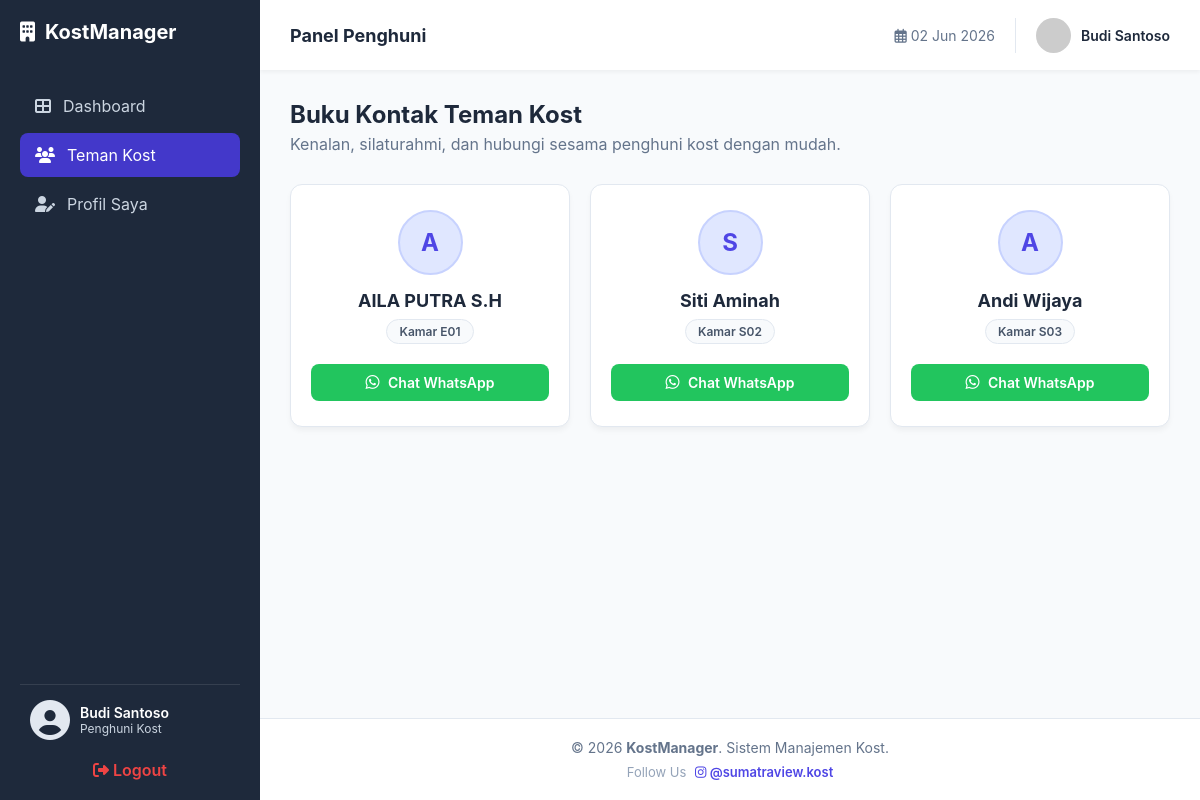
The app's page /teman_kost.php (signed in) with its own data.
### tables this page shows
CREATE TABLE `penghuni` (
  `id_penghuni` int(11) NOT NULL,
  `nama_lengkap` varchar(100) NOT NULL,
  `no_hp` varchar(15) DEFAULT NULL,
  `email` varchar(100) DEFAULT NULL,
  `nik` varchar(20) DEFAULT NULL,
  `id_user` int(11) DEFAULT NULL,
  `id_kamar` int(11) DEFAULT NULL,
  `tgl_masuk` date DEFAULT NULL,
  `foto_ktp` varchar(255) DEFAULT NULL,
  `catatan` text DEFAULT NULL,
  `jatuh_tempo` date DEFAULT NULL,
  `status_pembayaran` enum('Lunas','Belum Bayar') DEFAULT 'Belum Bayar',
  `status_penyewa` enum('Aktif','Selesai') DEFAULT 'Aktif'
);

CREATE TABLE `kamar` (
  `id_kamar` int(11) NOT NULL,
  `nomor_kamar` varchar(10) NOT NULL,
  `tipe_kamar` varchar(50) DEFAULT NULL,
  `ukuran` varchar(20) DEFAULT NULL,
  `harga_per_bulan` decimal(10,2) NOT NULL,
  `deposit` int(11) DEFAULT NULL,
  `status` enum('Tersedia','Terisi') DEFAULT 'Tersedia',
  `listrik_termasuk` tinyint(1) DEFAULT 0,
  `air_termasuk` tinyint(1) DEFAULT 0,
  `foto_kamar` varchar(255) DEFAULT NULL
);

### teman_kost.php (the view, shortened to what this page needs)
<?php
require 'koneksi.php';
$nama_login = isset($_SESSION['nama_lengkap']) ? $_SESSION['nama_lengkap'] : 'Penyewa';
$id_penghuni_saya = isset($_SESSION['id_penghuni']) ? $_SESSION['id_penghuni'] : 0;
$sql = "SELECT p.nama_lengkap, p.no_hp, k.nomor_kamar
        FROM penghuni p
        LEFT JOIN kamar k ON p.id_kamar = k.id_kamar
        WHERE p.status_penyewa = 'Aktif' AND p.id_penghuni != '$id_penghuni_saya'
        ORDER BY k.nomor_kamar ASC";
$result = mysqli_query($conn, $sql);
?>
<!DOCTYPE html>
<html lang="id">
<head>
    <link rel="stylesheet" href="style.css">
    <link rel="stylesheet" href="https://cdnjs.cloudflare.com/ajax/libs/font-awesome/6.4.0/css/all.min.css">
</head>
<body>
    <?php include 'includes/user_sidebar.php'; ?>
    <div class="main-wrapper">
        <?php include 'includes/user_header.php'; ?>
        <main class="main-content">
            <div style="margin-bottom: 30px;">
                <h1 style="margin: 0; font-size: 24px; color: #1e293b;">Buku Kontak Teman Kost</h1>
                <p style="color: #64748b; margin-top: 5px;">Kenalan, silaturahmi, dan hubungi sesama penghuni kost dengan mudah.</p>
            </div>
            <div class="contact-grid">
                <?php if(mysqli_num_rows($result) > 0): ?>
                    <?php while($row = mysqli_fetch_assoc($result)):
                        $no_wa = preg_replace('/^0/', '62', trim($row['no_hp']));
                        $no_wa = preg_replace('/\D/', '', $no_wa);
                        $inisial = strtoupper(substr($row['nama_lengkap'], 0, 1));
                    ?>
                        <div class="contact-card">
                            <div class="avatar"><?= $inisial ?></div>
                            <h3 style="margin: 0; font-size: 18px; color: #1e293b;"><?= htmlspecialchars($row['nama_lengkap']) ?></h3>
                            <span style="display:inline-block; margin-top: 8px; background: #f8fafc; border: 1px solid #e2e8f0; padding: 4px 12px; border-radius: 20px; font-size: 12px; color: #475569; font-weight: 600;">
                                <?= $row['nomor_kamar'] ? 'Kamar ' . htmlspecialchars($row['nomor_kamar']) : 'Belum Pilih Kamar' ?>
                            </span>
                            <a href="https://wa.me/<?= $no_wa ?>?text=Halo%20<?= urlencode($row['nama_lengkap']) ?>,%20salam%20kenal%20ya!%20Aku%20<?= urlencode($nama_login) ?>%20dari%20KostManager." target="_blank" class="btn-wa">
                                <i class="fab fa-whatsapp" style="font-size: 16px; margin-right: 5px;"></i> Chat WhatsApp
                            </a>
                        </div>
                    <?php endwhile; ?>
                <?php endif; ?>
            </div>
        </main>
        <?php include 'includes/user_footer.php'; ?>
    </div>
</body>
</html>

### style.css (style rules this page uses)
* { margin: 0; padding: 0; box-sizing: border-box; font-family: 'Inter', sans-serif; }
body { display: flex; background-color: #f8f9fa; min-height: 100vh; }
.main-content { flex: 1; padding: 30px; }

### teman_kost.php (style rules this page uses)
:root { --sidebar-width: 260px; --navbar-height: 70px; --primary-dark: #1e293b; }
body { margin: 0; display: flex; background-color: #f8fafc; font-family: 'Inter', sans-serif; }
.main-wrapper { flex: 1; margin-left: var(--sidebar-width); display: flex; flex-direction: column; min-height: 100vh; }
.main-content { padding: 30px; flex: 1; }
.contact-grid { display: grid; grid-template-columns: repeat(auto-fill, minmax(240px, 1fr)); gap: 20px; }
.contact-card { background: white; border-radius: 12px; padding: 25px 20px; border: 1px solid #e2e8f0; text-align: center; transition: 0.3s; box-shadow: 0 4px 6px -1px rgba(0,0,0,0.05); }
.avatar { width: 65px; height: 65px; background: #e0e7ff; color: #4f46e5; border-radius: 50%; display: flex; align-items: center; justify-content: center; margin: 0 auto 15px; font-size: 24px; font-weight: bold; border: 2px solid #c7d2fe; }
.btn-wa { background: #22c55e; color: white; text-decoration: none; padding: 10px; border-radius: 8px; display: block; margin-top: 20px; font-weight: 600; font-size: 14px; transition: 0.3s; }

### records on screen
penghuni: nama_lengkap "A", nama_lengkap "AILA PUTRA S.H", id_kamar.nomor_kamar "E01"
penghuni: nama_lengkap "S", nama_lengkap "Siti Aminah", id_kamar.nomor_kamar "S02"
penghuni: nama_lengkap "A", nama_lengkap "Andi Wijaya", id_kamar.nomor_kamar "S03"

### other values on screen
$_SESSION['nama_lengkap'] "Budi Santoso"
$_header_nama "Budi Santoso"
